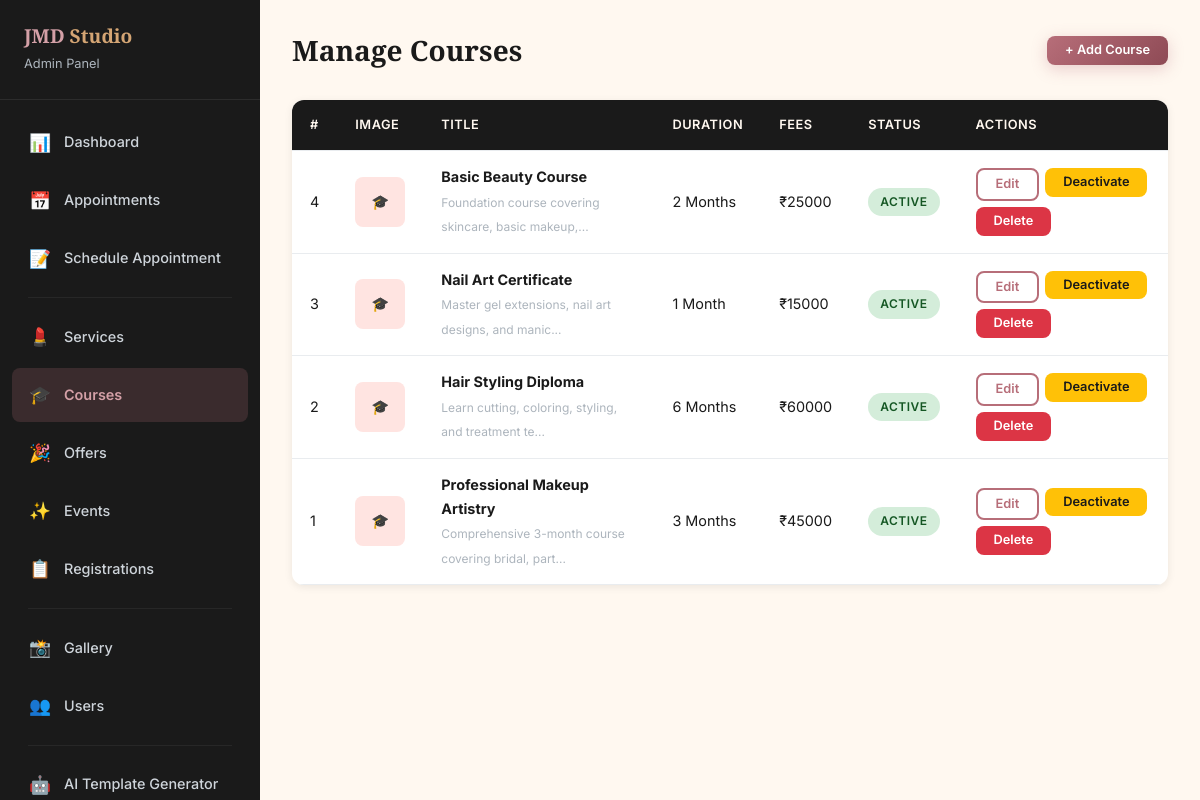
Screenshot of /manage-courses (signed in) with the database file from the repository.
### tables this page shows
CREATE TABLE courses (
        id INTEGER PRIMARY KEY AUTOINCREMENT,
        title TEXT NOT NULL,
        description TEXT,
        duration TEXT,
        fees REAL,
        image TEXT,
        is_active INTEGER DEFAULT 1
    );

### app.py (the view, shortened to what this page needs)
@app.route('/manage-courses', methods=['GET', 'POST'])
@admin_required
def manage_courses():
    db = get_db()
    courses = db.execute('SELECT * FROM courses ORDER BY id DESC').fetchall()
    return render_template('manage_courses.html', courses=courses)

### app.py (called while the page is built)
def get_db():
    if 'db' not in g:
        g.db = sqlite3.connect(DB_NAME)
        g.db.row_factory = sqlite3.Row
    return g.db

def admin_required(f):
    @wraps(f)
    def decorated(*args, **kwargs):
        if 'admin_id' not in session:
            flash('Admin login required.', 'warning')
            return redirect(url_for('admin_login'))
        return f(*args, **kwargs)
    return decorated

def get_settings():
    db = get_db()
    rows = db.execute('SELECT key, value FROM site_settings').fetchall()
    return {row['key']: row['value'] for row in rows}

@app.context_processor
def inject_user():
    user = None
    unread_count = 0
    if 'user_id' in session:
        db = get_db()
        user = db.execute('SELECT * FROM users WHERE id = ?', (session['user_id'],)).fetchone()
        unread_count = db.execute('SELECT COUNT(*) FROM notifications WHERE user_id = ? AND is_read = 0',
                                  (session['user_id'],)).fetchone()[0]
    settings = get_settings()
    return dict(current_user=user, unread_count=unread_count, site=settings)

### templates/manage_courses.html (shortened to what this page needs)
{% extends 'admin_base.html' %}
{% block admin_content %}
<div class="admin-header">
    <h1>Manage Courses</h1>
    <button class="btn btn-primary btn-sm" data-modal="add-course-modal">+ Add Course</button>
</div>
{% if courses %}
<div class="table-responsive">
    <table class="data-table">
        <thead>
            <tr>
                <th>#</th>
                <th>Image</th>
                <th>Title</th>
                <th>Duration</th>
                <th>Fees</th>
                <th>Status</th>
                <th>Actions</th>
            </tr>
        </thead>
        <tbody>
            {% for course in courses %}
            <tr>
                <td>{{ course.id }}</td>
                <td>
                    {% if course.image %}
                    <img src="{{ url_for('static', filename='uploads/' + course.image) }}" alt="{{ course.title }}" style="width:50px;height:50px;object-fit:cover;border-radius:8px;">
                    {% else %}
                    <div style="width:50px;height:50px;background:var(--soft-pink);border-radius:8px;display:flex;align-items:center;justify-content:center;">🎓</div>
                    {% endif %}
                </td>
                <td>
                    <strong>{{ course.title }}</strong>
                    <br><small style="color:var(--gray-500);">{{ course.description[:50] }}{% if course.description and course.description|length > 50 %}...{% endif %}</small>
                </td>
                <td>{{ course.duration }}</td>
                <td>₹{{ "%.0f"|format(course.fees) }}</td>
                <td>
                    <span class="badge {% if course.is_active %}badge-approved{% else %}badge-rejected{% endif %}">
                        {{ 'Active' if course.is_active else 'Inactive' }}
                    </span>
                </td>
                <td>
                    <div class="actions">
                        <button class="btn btn-outline btn-sm" data-modal="edit-course-{{ course.id }}">Edit</button>
                        <form action="{{ url_for('manage_courses') }}" method="POST" style="display:inline;">
                            <button type="submit" class="btn btn-warning btn-sm">{{ 'Deactivate' if course.is_active else 'Activate' }}</button>
                        </form>
                        <form action="{{ url_for('manage_courses') }}" method="POST" style="display:inline;">
                            <button type="submit" class="btn btn-danger btn-sm btn-delete-confirm">Delete</button>
                        </form>
                    </div>
                </td>
            </tr>
            {% endfor %}
        </tbody>
    </table>
</div>
{% else %}
<div class="empty-state bg-white rounded shadow p-4">
    <div class="empty-icon">🎓</div>
    <p>No courses yet. Add your first course!</p>
</div>
{% endif %}
{% endblock %}

### static/css/style.css (style rules this page uses)
:root { --rose-gold: #B76E79; --rose-gold-light: #D4A0A7; --rose-gold-dark: #8E4A55; --black: #1a1a1a; --black-light: #2d2d2d; --cream: #FFF8F0; --cream-dark: #F5EDE3; --soft-pink: #FFE4E1; --soft-pink-dark: #F5C6C0; --gold: #D4A574; --gold-light: #E8C9A8; --white: #FFFFFF; --gray-100: #F8F9FA; --gray-200: #E9ECEF; --gray-300: #DEE2E6; --gray-400: #CED4DA; --gray-500: #ADB5BD; --gray-600: #6C757D; --gray-700: #495057; --gray-800: #343A40; --success: #28A745; --warning: #FFC107; --error: #DC3545; --info: #17A2B8; --font-heading: 'Playfair Display', Georgia, serif; --font-body: 'Inter', -apple-system, BlinkMacSystemFont, sans-serif; --shadow-sm: 0 2px 8px rgba(0,0,0,0.08); --shadow-md: 0 4px 16px rgba(0,0,0,0.12); --shadow-lg: 0 8px 32px rgba(0,0,0,0.16); --shadow-xl: 0 16px 48px rgba(0,0,0,0.20); --radius-sm: 8px; --radius-md: 12px; --radius-lg: 20px; --radius-xl: 28px; --transition: all 0.3s cubic-bezier(0.4, 0, 0.2, 1); }
*, *::before, *::after { margin: 0; padding: 0; box-sizing: border-box; }
html { scroll-behavior: smooth; }
body { font-family: var(--font-body); font-size: 16px; line-height: 1.7; color: var(--black); background-color: var(--cream); overflow-x: hidden; }
h1, h2, h3, h4, h5, h6 { font-family: var(--font-heading); font-weight: 600; line-height: 1.3; color: var(--black); }
h1 { font-size: 3rem; }
.btn { display: inline-flex; align-items: center; justify-content: center; gap: 8px; padding: 14px 32px; border: none; border-radius: var(--radius-xl); font-family: var(--font-body); font-size: 0.95rem; font-weight: 600; cursor: pointer; transition: var(--transition); text-decoration: none; line-height: 1; }
.btn-primary { background: linear-gradient(135deg, var(--rose-gold), var(--rose-gold-dark)); color: var(--white); box-shadow: 0 4px 16px rgba(183, 110, 121, 0.3); }
.btn-outline { background: transparent; color: var(--rose-gold); border: 2px solid var(--rose-gold); }
.btn-danger { background: var(--error); color: var(--white); }
.btn-warning { background: var(--warning); color: var(--black); }
.btn-sm { padding: 8px 18px; font-size: 0.8rem; border-radius: var(--radius-sm); }
.badge { display: inline-block; padding: 4px 12px; border-radius: var(--radius-xl); font-size: 0.75rem; font-weight: 600; text-transform: uppercase; letter-spacing: 0.5px; }
.badge-approved { background: #D4EDDA; color: #155724; }
.table-responsive { overflow-x: auto; border-radius: var(--radius-md); box-shadow: var(--shadow-sm); }
.data-table { width: 100%; border-collapse: collapse; background: var(--white); }
.data-table th, .data-table td { padding: 14px 18px; text-align: left; font-size: 0.9rem; border-bottom: 1px solid var(--gray-200); }
.data-table th { background: var(--black); color: var(--cream); font-weight: 600; font-size: 0.8rem; text-transform: uppercase; letter-spacing: 0.5px; }
.data-table .actions { display: flex; gap: 6px; flex-wrap: wrap; }
.admin-header { display: flex; align-items: center; justify-content: space-between; margin-bottom: 32px; }
.admin-header h1 { font-size: 1.75rem; }

### rows the page displays
courses: id "4", title "Basic Beauty Course", description "Foundation course covering skincare, basic makeup,", duration "2 Months", fees "25000", is_active "ACTIVE", is_active "Deactivate"
courses: id "3", title "Nail Art Certificate", description "Master gel extensions, nail art designs, and manic", duration "1 Month", fees "15000", is_active "ACTIVE", is_active "Deactivate"
courses: id "2", title "Hair Styling Diploma", description "Learn cutting, coloring, styling, and treatment te", duration "6 Months", fees "60000", is_active "ACTIVE", is_active "Deactivate"
courses: id "1", title "Professional Makeup Artistry", description "Comprehensive 3-month course covering bridal, part", duration "3 Months", fees "45000", is_active "ACTIVE", is_active "Deactivate"
